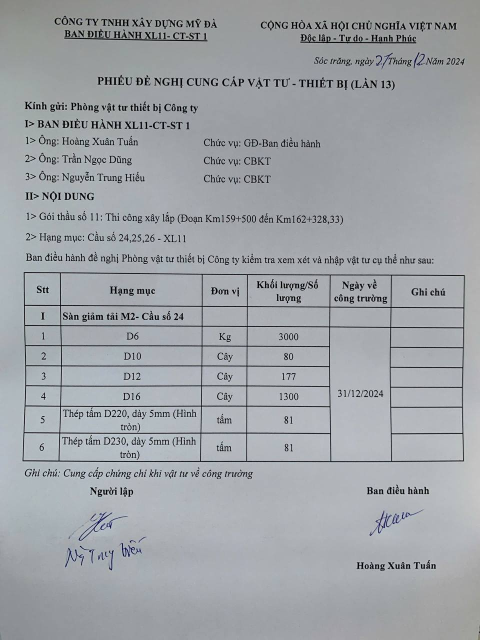
#> input picture _test/img_0.jpg, 960 x 1280 px (shown at 1/2 size); its folder holds only this picture in this run
$ python -i UTILS.py   (imports and definitions only)
#> lines starting #> are read from the running program, lines starting #| are printed output that depends on the picture
FILE_EXTENSION_PDF = ["pdf"]
FILE_EXTENSION_IMG = ["png", "jpg", "jpeg", "jpe", "jp2", "bmp", "dib", "tif", "tiff", "webp", "pbm", "pgm", "ppm", "pnm", "pfm", "sr", "ras", "exr", "hdr", "pic"]
FILE_EXTENSION_XLS = ["xlsx", "xlsm", "xltm", "xltx"]
FILE_EXTENSION_DOC = ["docx"]
FILE_EXTENSION_TXT = ["txt", "md", "log", "csv", "tsv", "json", "xml", "html", "htm", "yaml", "yml", "cfg", "ini"]

# ====================================================================================================
# ====================================================================================================
# ====================================================================================================

# Folder path -> All relative file paths
# [18 lines left out: functions get_all_filepaths, split_filepath, not called in this run]

# ====================================================================================================
# ====================================================================================================
# ====================================================================================================

# String -> List/Dict/Tuple/etc
def str2pydata(s):
    import ast
    return ast.literal_eval(s)

# JSON File -> Dict
# [20 lines left out: functions jsonfile2dict, str2dict_advanced, not called in this run]

# List -> String (Beautify for print)
def list2str(l):
    return "\n".join([str(e) for e in l])
# Dict -> String (Beautify for print)
def dict2str(d):
    import json
    return json.dumps(d, indent=4, ensure_ascii=False)

# ====================================================================================================
# ====================================================================================================
# ====================================================================================================

# [35 lines left out: functions pil_2_ocv, ocv_2_pil, show_ocv, show_pil, show_ocv_multiple, not called in this run]

# ====================================================================================================
# ====================================================================================================
# ====================================================================================================

def prepimg_contrast(img_ocv, goal_brightness=0.925):
#> called with goal_brightness = 0.925
    import numpy as np
    import cv2
    def get_brightness(img_ocv):
        b, g, r = cv2.split(img_ocv.astype(np.float32) / 255.0)
        brightness = np.mean(0.2126 * r + 0.7152 * g + 0.0722 * b)
#> brightness = 0.643
        return round(float(brightness), 3)
    while get_brightness(img_ocv) < goal_brightness:
        img_ocv = cv2.convertScaleAbs(img_ocv, alpha=1.05, beta=0)
#> this loop made 8 passes
#> pass 1, in prepimg_contrast, `img_ocv = cv2.convertScaleAbs(img_ocv, alpha=1.05, beta=0)`:
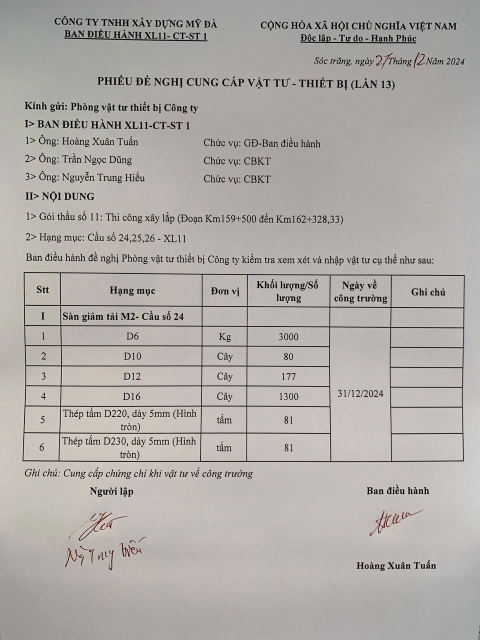
#> img_ocv: shape (1280, 960, 3) (shown at 1/2 size); mean of channels 0, 1, 2 167.8, 171.6, 176.2; drawn as B, G, R
#> after the loop:
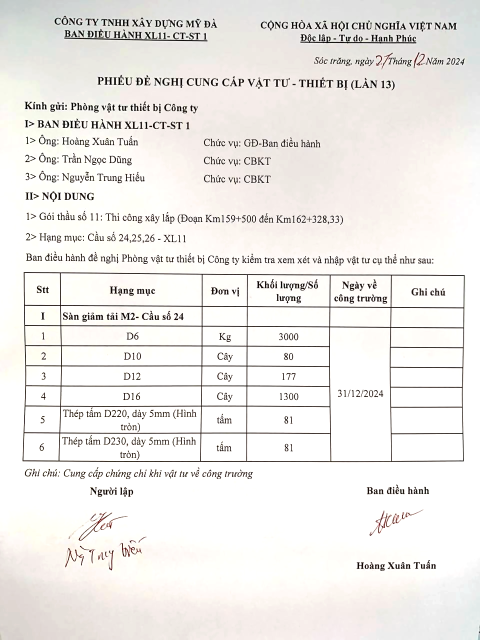
#> img_ocv: shape (1280, 960, 3) (shown at 1/2 size); mean of channels 0, 1, 2 233, 235.9, 238.4; drawn as B, G, R
    return img_ocv

def prepimg_resize(img_ocv, width=None, height=None):
    import cv2
    if width is None and height is None:
        raise ValueError("At least one of width or height must be specified.")
    (h, w) = img_ocv.shape[:2]
    # If only width is provided
    if height is None:
        ratio = width / float(w)
        dimension = (width, int(h * ratio))
    # If only height is provided
    elif width is None:
        ratio = height / float(h)
        dimension = (int(w * ratio), height)
    # If both width and height are provided
    else:
        dimension = (width, height)
    return cv2.resize(img_ocv, dimension, interpolation=cv2.INTER_LANCZOS4)

def prepimg_denoise(img_ocv):
    import cv2
    return cv2.bilateralFilter(img_ocv, d=5, sigmaColor=35, sigmaSpace=35) # 9/75/75 -> 5/35/35

def prepimg_cropblank(img_ocv, blank_pixel_keep=32):
#> called with blank_pixel_keep = 32
    import cv2
    _, thresh = cv2.threshold(cv2.cvtColor(img_ocv, cv2.COLOR_BGR2GRAY), 128, 255, cv2.THRESH_BINARY)
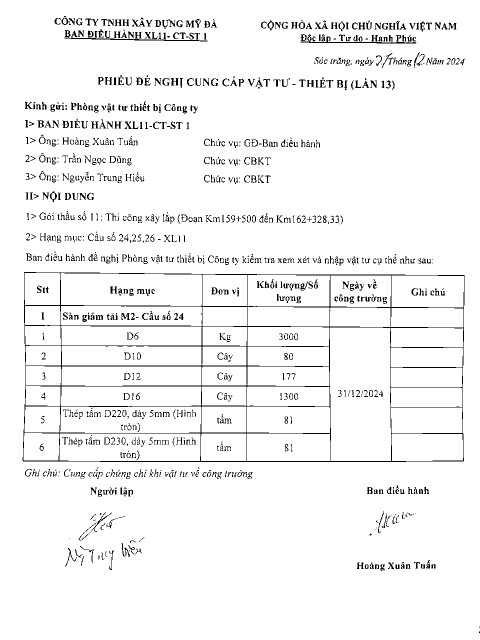
#> thresh: shape (1280, 960) (shown at 1/2 size); 95.6% white; black in thin lines or dots
    h, w = thresh.shape
#> h = 1280; w = 960
    blank_x1 = 0
    blank_x2 = w
#> blank_x2 = 960
    blank_y1 = 0
    blank_y2 = h
#> blank_y2 = 1280
    for c in range(0, w, 1):
        if set([r[c] for r in thresh]) != {255}:
            blank_x1 = max(c-blank_pixel_keep, 0)
            break
    for c in range(w-1, 0, -1):
        if set([r[c] for r in thresh]) != {255}:
            blank_x2 = min(c+blank_pixel_keep, w)
            break
    for r in range(0, h, 1):
        if set(thresh[r]) != {255}:
            blank_y1 = max(r-blank_pixel_keep, 0)
            break
    for r in range(h-1, 0, -1):
        if set(thresh[r]) != {255}:
            blank_y2 = min(r+blank_pixel_keep, h)
            break
    return img_ocv[blank_y1:blank_y2, blank_x1:blank_x2]
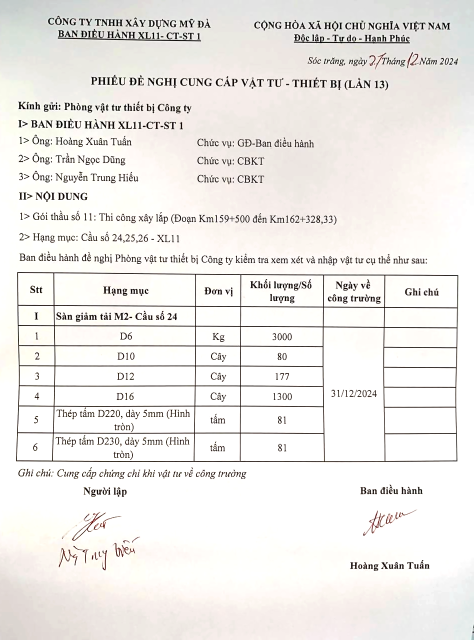
#> returned value: shape (1280, 947, 3) (shown at 1/2 size); mean of channels 0, 1, 2 232.8, 235.8, 238.3; drawn as B, G, R

def preprocess_document_image(img_ocv):
    img_ocv = prepimg_denoise(img_ocv)
    img_ocv = prepimg_contrast(img_ocv)
    img_ocv = prepimg_cropblank(img_ocv)
    img_ocv = prepimg_resize(img_ocv, width=1080)
#> in prepimg_resize, `return cv2.resize(img_ocv, dimension, interpolation=cv2.INTER_LANCZOS4)`:
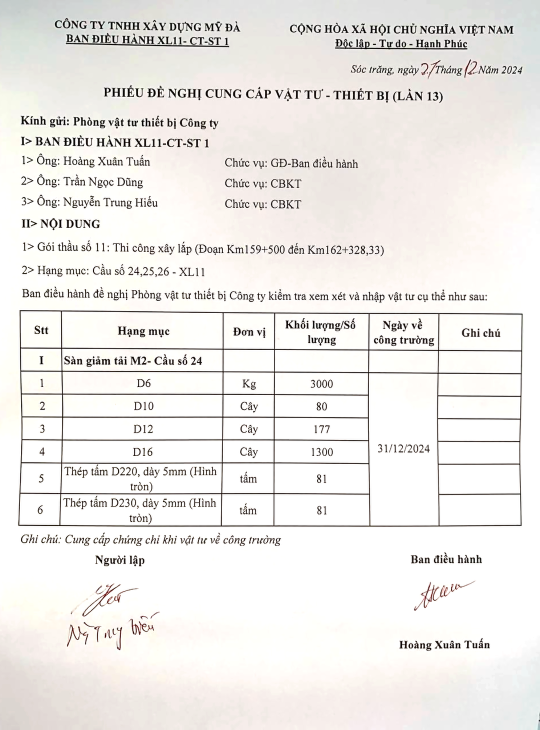
#> returned value: shape (1459, 1080, 3) (shown at 1/2 size); mean of channels 0, 1, 2 232.6, 235.5, 238; drawn as B, G, R
    return img_ocv

# ====================================================================================================
# ====================================================================================================
# ====================================================================================================

>>> import cv2
>>> picture = cv2.cvtColor(cv2.imread('../../_test/img_0.jpg'), cv2.COLOR_BGR2RGB)
>>> result = preprocess_document_image(picture)

$ run again, on _test/img_1.jpg
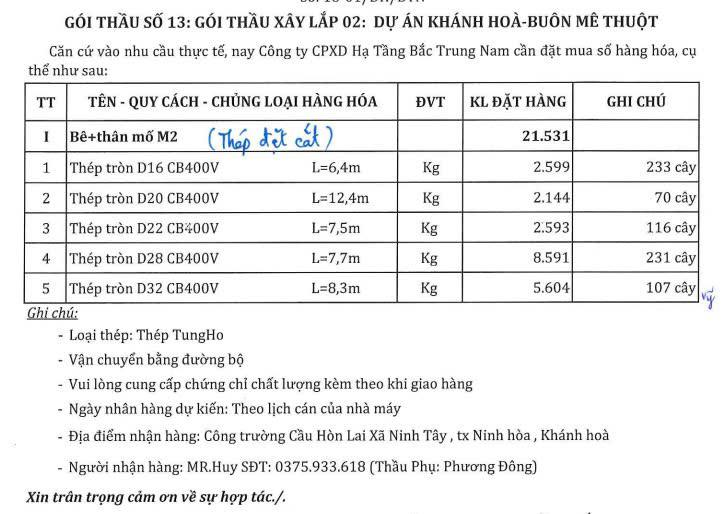
#> input picture _test/img_1.jpg, 723 x 514 px
#> brightness = 0.927
#> in prepimg_cropblank, `_, thresh = cv2.threshold(cv2.cvtColor(img_ocv, cv2.COLOR_BGR2GRAY), 1..`:
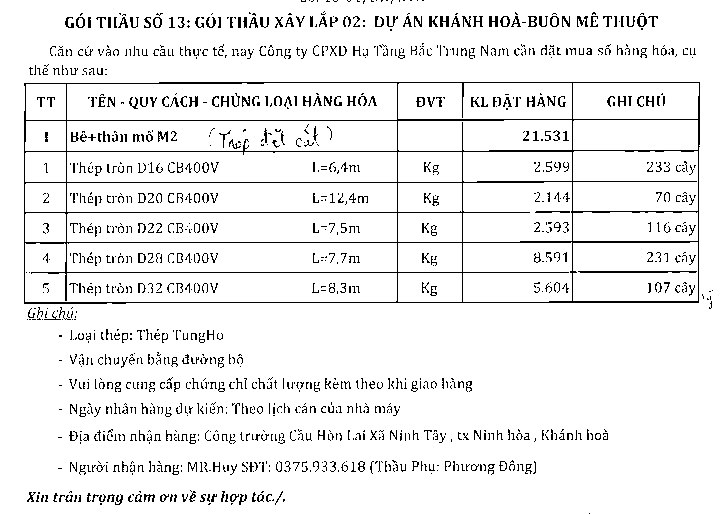
#> thresh: shape (514, 723); 93.4% white; black in thin lines or dots
#> in prepimg_resize, `return cv2.resize(img_ocv, dimension, interpolation=cv2.INTER_LANCZOS4)`:
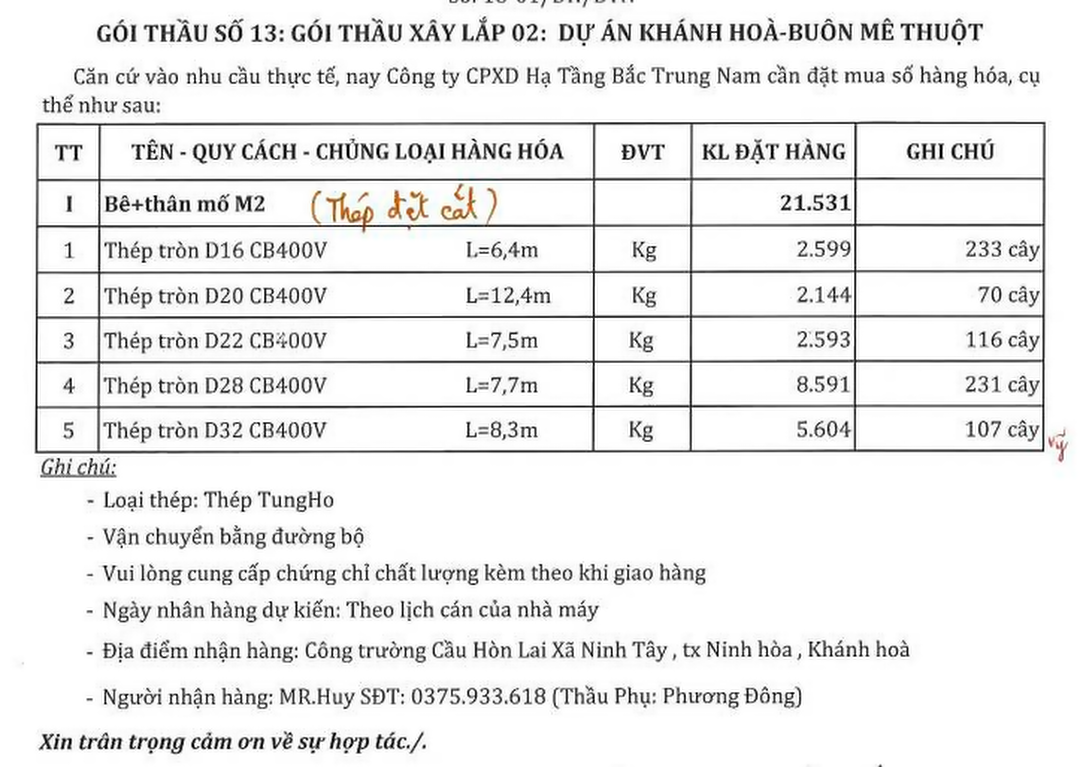
#> returned value: shape (767, 1080, 3); mean of channels 0, 1, 2 235.7, 235.9, 236; drawn as B, G, R

$ run again, on _test/img_10.jpg
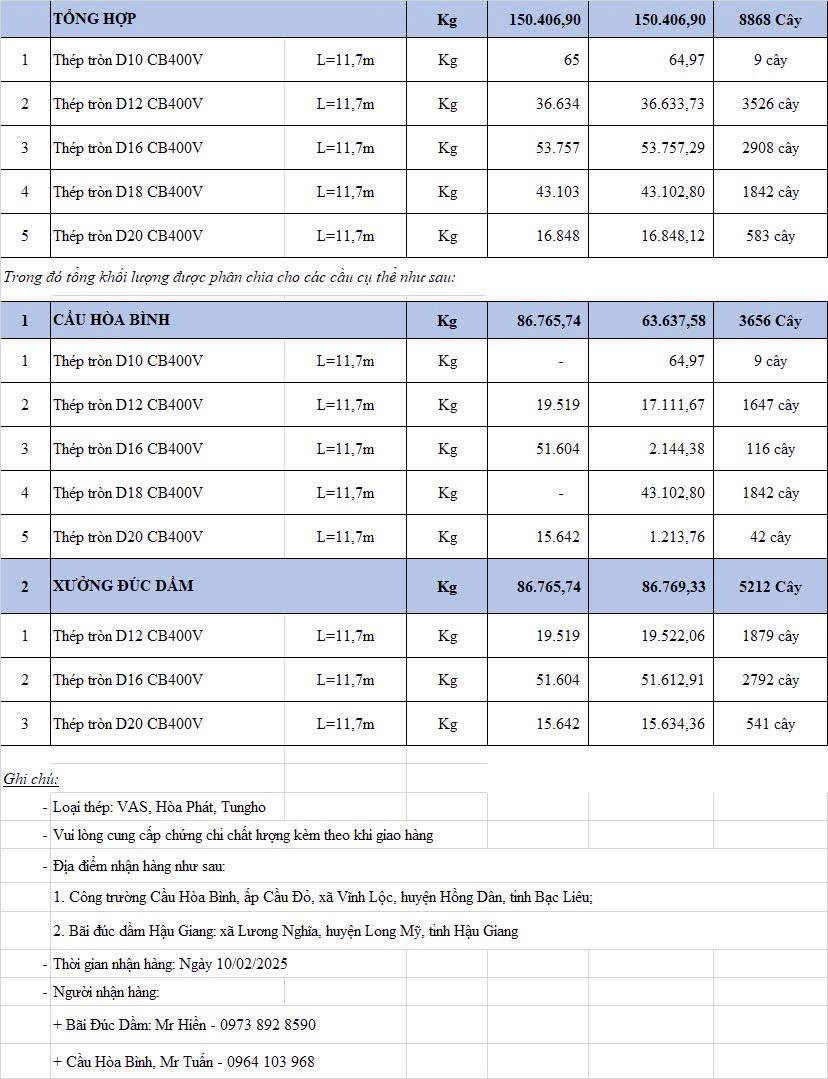
#> input picture _test/img_10.jpg, 828 x 1079 px
#> brightness = 0.92
#> the loop in prepimg_contrast, `while get_brightness(img_ocv) < goal_brightness:` made 1 pass
#> in prepimg_cropblank, `_, thresh = cv2.threshold(cv2.cvtColor(img_ocv, cv2.COLOR_BGR2GRAY), 1..`:
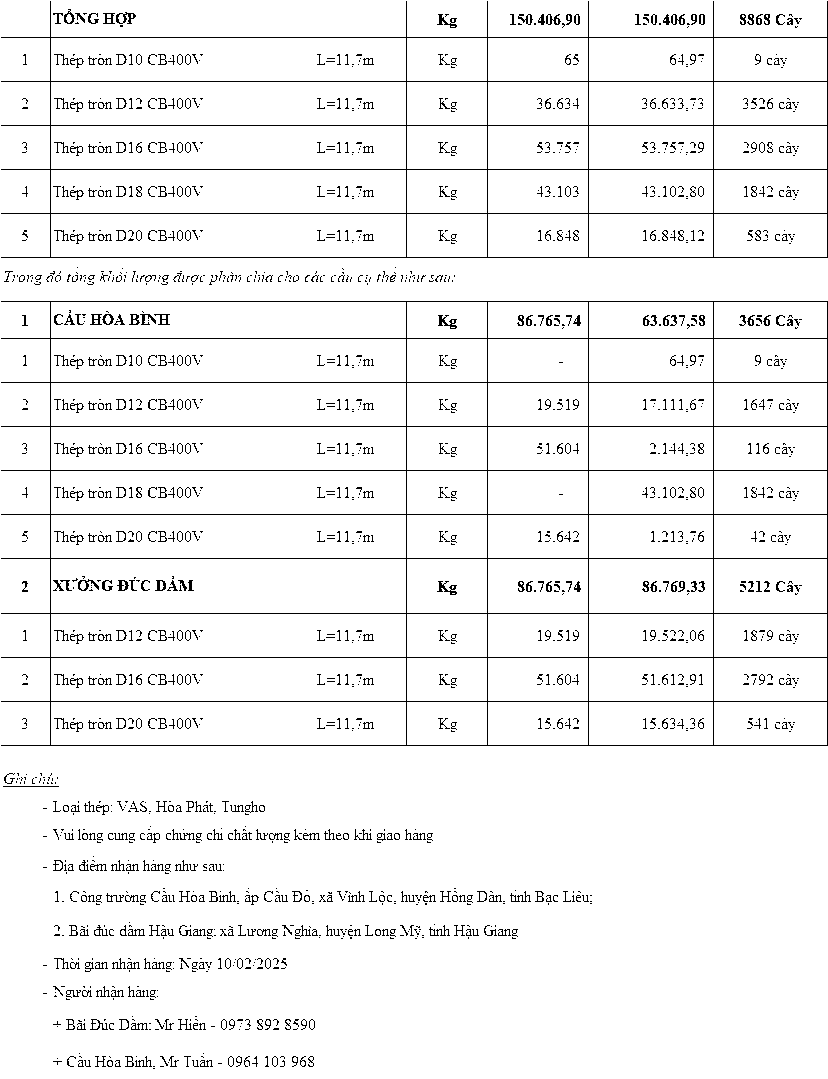
#> thresh: shape (1079, 828); 95.2% white; black in thin lines or dots
#> in prepimg_resize, `return cv2.resize(img_ocv, dimension, interpolation=cv2.INTER_LANCZOS4)`:
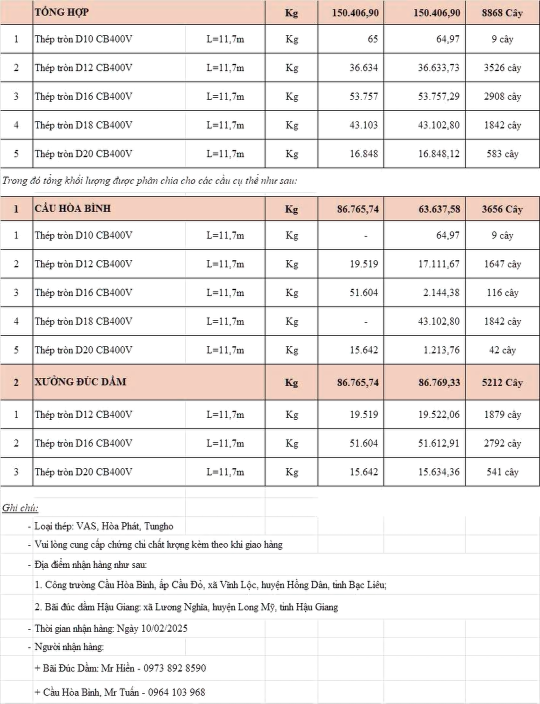
#> returned value: shape (1407, 1080, 3) (shown at 1/2 size); mean of channels 0, 1, 2 233.6, 235.2, 239.3; drawn as B, G, R

$ run again, on _test/img_11.jpg
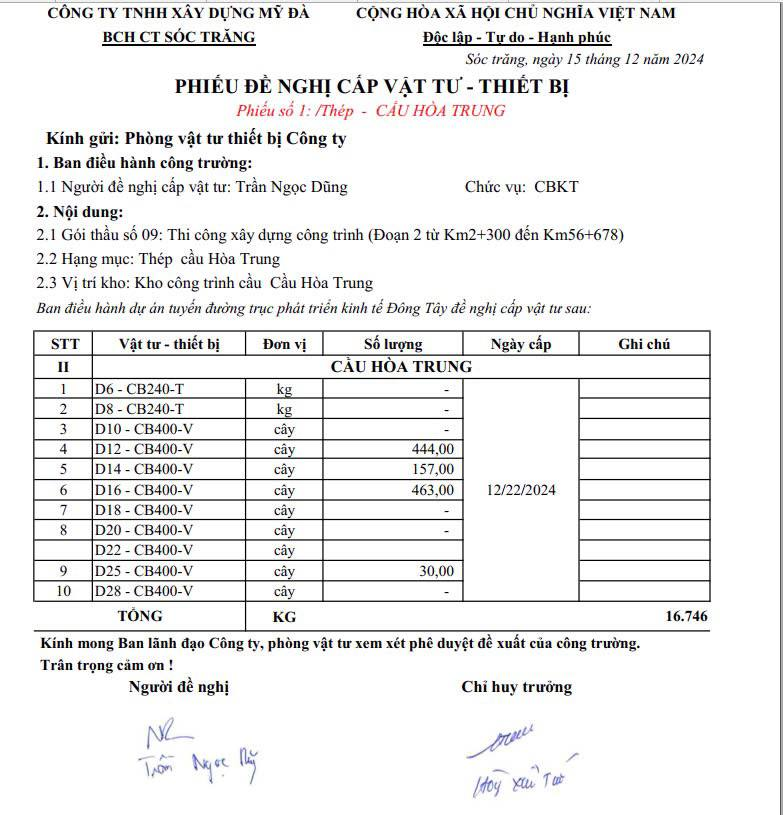
#> input picture _test/img_11.jpg, 783 x 815 px
#> brightness = 0.932
#> in prepimg_cropblank, `_, thresh = cv2.threshold(cv2.cvtColor(img_ocv, cv2.COLOR_BGR2GRAY), 1..`:
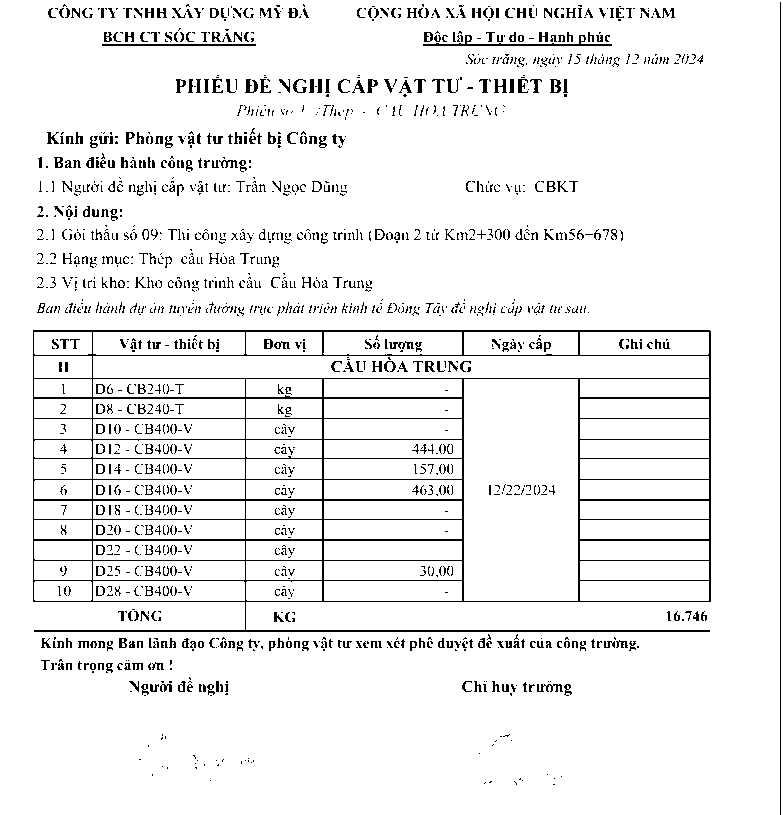
#> thresh: shape (815, 783); 93.7% white; black in thin lines or dots
#> in prepimg_resize, `return cv2.resize(img_ocv, dimension, interpolation=cv2.INTER_LANCZOS4)`:
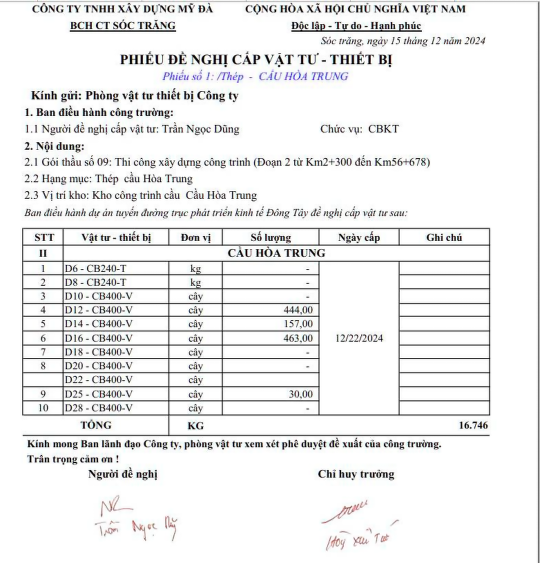
#> returned value: shape (1125, 1080, 3) (shown at 1/2 size); mean of channels 0, 1, 2 237.3, 237.2, 237.1; drawn as B, G, R
